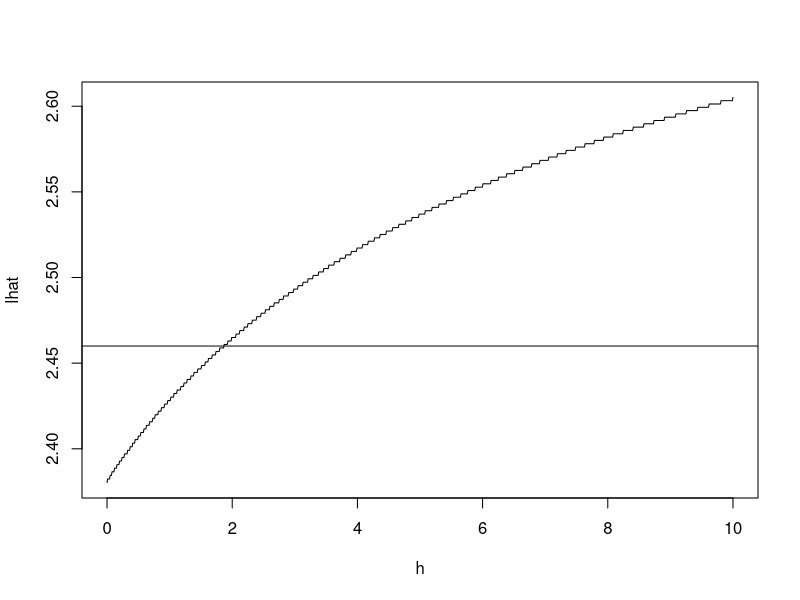
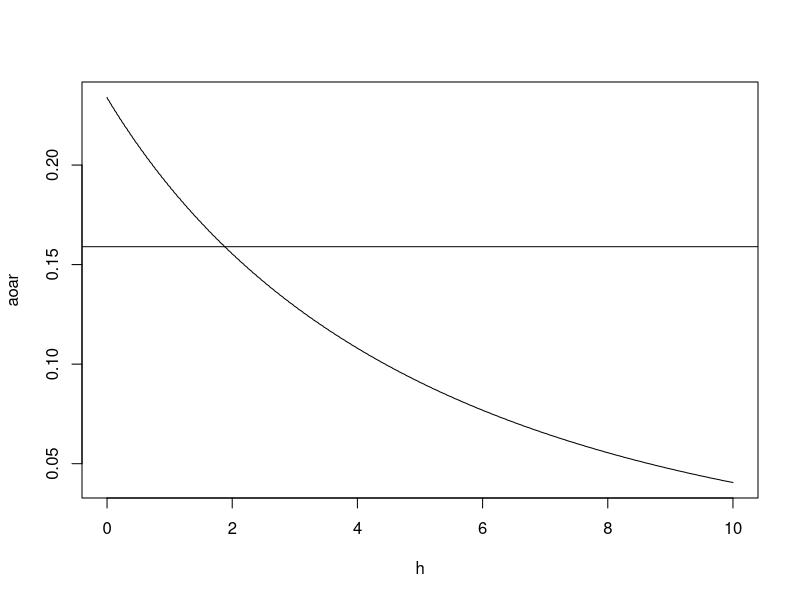

Here is the R script that generated these plots, in order:
theta <- seq(0, 10, length.out = 1e3)
h <- seq(0, 10, length.out = 1e3)
lhat <- numeric(length(h))
aoar <- numeric(length(h))

for(i in 1:length(h)){
  q <- -sqrt(h[i] + theta)/2  
  y <- theta*2*pnorm(q)
  t <- theta[which.max(y)]
  lhat[i] <- sqrt(t)
  aoar[i] <- 2*pnorm(-sqrt(h[i] + t)/2)    
}

plot(h, lhat, type = "l")
abline(h = 2.46)
plot(h, aoar, type = "l")
abline(h = 0.159)
